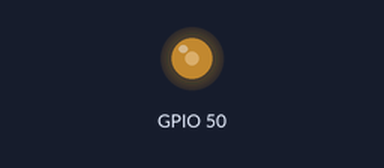
This sketch was run on a simulated ESP32. Parts: output pins drawn as LEDs (lit = HIGH).

Above: at 0.1 s.
Timing chart, 0 to 1.6 s (numbered marks = the images above):
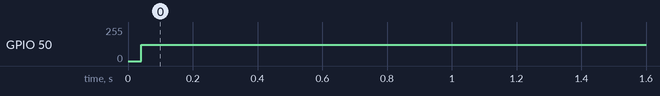

Measured:
- by itself, GPIO 50: 0/255 → 121/255 at 0.04 s

The sketch:

Direct_Digital_Synthesis.ino
```cpp
#include <Arduino.h>
#include <driver/dac.h>

const int DAC_PIN = DAC1;            // Use DAC1 (GPIO 25) on ESP32
const int sampleRate = 1000000;      // 1 MHz sample rate for smooth output
const int frequency = 60000;         // Desired sine wave frequency (60 kHz)
const int tableSize = 256;           // Number of samples in sine lookup table

// Phase increment calculation
const float phaseIncrement = (float)frequency * tableSize / sampleRate;

// Lookup table for one cycle of a sine wave (8-bit resolution, values 0-255)
uint8_t sineTable[tableSize];

// Phase accumulator
volatile float phase = 0.0;

hw_timer_t *timer = NULL;
portMUX_TYPE timerMux = portMUX_INITIALIZER_UNLOCKED;

void IRAM_ATTR onTimer() {
  portENTER_CRITICAL_ISR(&timerMux);
  // Calculate index from phase accumulator and output to DAC
  int index = (int)phase % tableSize;
  dac_output_voltage(DAC_PIN, sineTable[index]);

  // Update phase accumulator
  phase += phaseIncrement;
  if (phase >= tableSize) phase -= tableSize; // Wrap around if exceeds table
  portEXIT_CRITICAL_ISR(&timerMux);
}

void setup() {
  // Initialize DAC
  dac_output_enable(DAC_PIN);

  // Fill the sine table with values for one cycle of the sine wave
  for (int i = 0; i < tableSize; i++) {
    float angle = 2 * PI * i / tableSize;
    sineTable[i] = (sin(angle) + 1) * 127; // Scale to fit 8-bit range (0-255)
  }

  // Initialize timer to trigger at sample rate
  timer = timerBegin(0, 80, true); // Use timer 0, prescaler 80, count up
  timerAttachInterrupt(timer, &onTimer, true);
  timerAlarmWrite(timer, 1000000 / sampleRate, true); // Set alarm for 1 MHz
  timerAlarmEnable(timer); // Enable timer
}

void loop() {
  // Main loop does nothing, everything is handled by the timer interrupt
}
```
